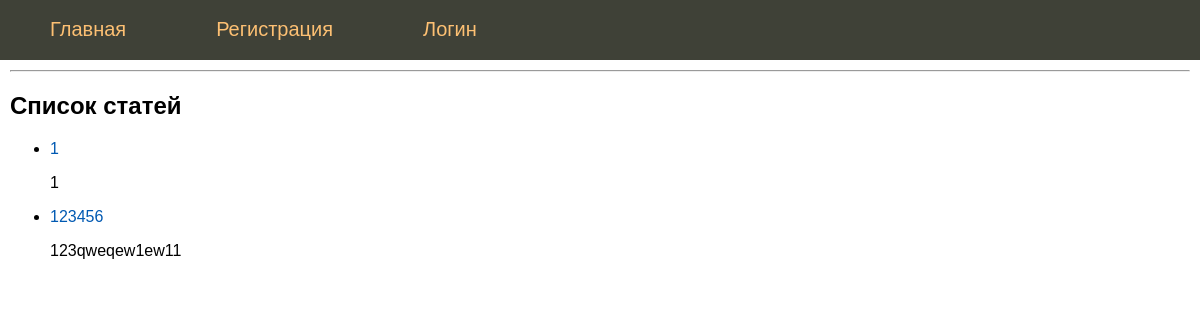
The app's page /, older data.
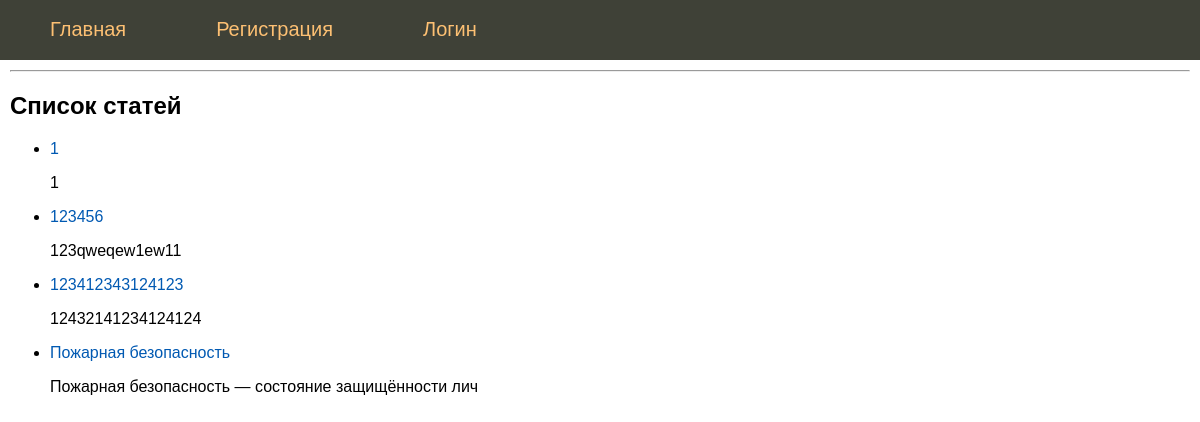
The same page, newer data.
### models.py (models this page shows, shortened)
class Posts(db.Model):
    __tablename__ = 'posts'
    id = db.Column(db.Integer, primary_key=True)
    name = db.Column(db.String(50), nullable=True)
    text = db.Column(db.Text, nullable=True)
    date = db.Column(db.DateTime, default=datetime.datetime.utcnow, nullable=False)
    user_id = db.Column(db.Integer, db.ForeignKey('users.id',  ondelete="CASCADE", onupdate="CASCADE"))

### app.py (the view)
@app.route("/")
def index():
    posts = db.session.query(models.Posts).all()
    return render_template("index.html", title="Главная", posts=posts ,zaloginen=current_user.is_authenticated)

### templates/index.html
{% extends 'layout.html' %}
{% block content %}
<hr>
<h2>Список статей</h2>
<ul class="list-posts">
{% for p in posts %}
<li>
<p class="title"><a href="{{ url_for('showPost', id=p.id)}}">{{p.name}}</a></p>
<p class="annonce">{{ p.text[:50] | striptags  }}</p>
</li>
{% endfor %}
</ul>
{% endblock %}

### templates/layout.html (shortened to what this page needs)
<!DOCTYPE html>
<html>
<head>
	<link type="text/css" href="{{ url_for('static', filename='css/styles.css')}}" rel="stylesheet" />
</head>
<body>
    <ul class="mainmenu">
    <li><a href="{{ url_for('index') }}">Главная</a>
        {% if zaloginen %}
            </li><li><a href="{{ url_for('add_post') }}">Написать статью</a></li>
            </li><li><a href="{{ url_for('test_list') }}">Список тестов</a></li>
            </li><li><a href="{{ url_for('profile') }}">Профиль</a></li>
            </li><li><a href="{{ url_for('logout') }}">Выйти</a></li>
        {% else %}
            </li><li><a href="{{ url_for('register') }}">Регистрация</a></li>
            </li><li><a href="{{ url_for('login') }}">Логин</a></li>
        {% endif %}
    </ul>
<div class="content">
{% block content %}
{% endblock %}
</div>
</body>
</html>

### static/css/styles.css (style rules this page uses)
html, body { font-family: 'Arial'; margin: 0; padding: 0; height: 100%; width: 100%; }
a { color: #0059b2; text-decoration: none; }
ul.mainmenu { list-style: none; background: #3F4137; height: 60px; margin: 0; padding: 0; color: #fdc073; font-size: 20px; overflow: hidden; }
ul.mainmenu li { float: left; margin: 18px 40px 0 50px; }
ul.mainmenu li a { color: #fdc073; text-decoration: none; }
div.content { margin: 10px; }

Row changes from the older to the newer data that the page shows:
added Posts: name "123412343124123", text "12432141234124124"
added Posts: name "Пожарная безопасность", text "Пожарная безопасность — состояние защищённости лич"
